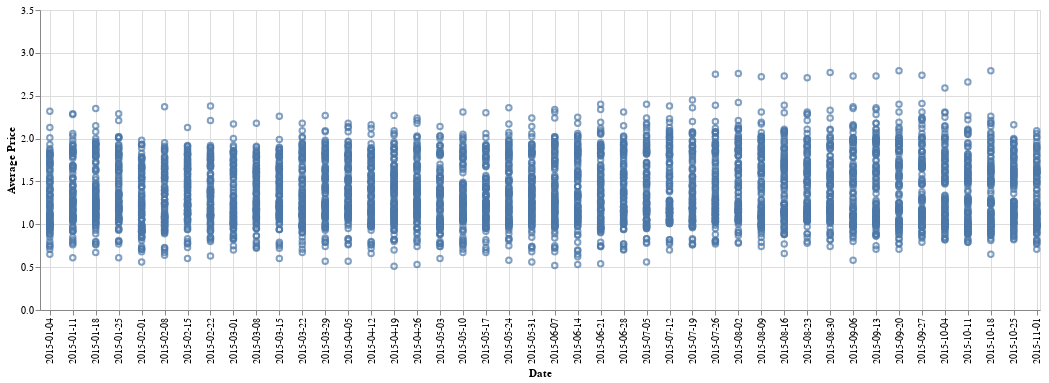

The notebook cell saved with this chart:
### Code cell
# Task 1.2

# Convert the 'Date' column to datetime
avocado_prices["Date"] = pd.to_datetime(avocado_prices["Date"])

# Define the start and end dates for the X-axis
start_date = "2015-01-01" # This is the exact date as shown in the example
end_date = "2015-11-02" # This is the exact date as shown in the example + 1 extra day

# Filter the data to include only rows within the specified date range
filtered_data = avocado_prices[
    (avocado_prices["Date"] >= start_date) & (avocado_prices["Date"] <= end_date)
]

# Create the chart with filtered data
chart = alt.Chart(filtered_data).mark_point().encode(
    x=alt.X("Date:T", title="Date", # Set the X-axis
            scale=alt.Scale(domain=[start_date, end_date]),  # Set the X-axis range
            axis=alt.Axis(format="%Y-%m-%d", labelAngle=-90)),  # Format and rotate labels
    y=alt.Y("average_price:Q", title="Average Price", # Set the Y-axis
            scale=alt.Scale(domain=[0, 3.5]))  # Average price on the Y-axis
).properties(
    width=1000  # Stretch the chart horizontally
)

# Display the chart
chart

### Figure 1 — Vega-Lite specification as saved in the notebook (floating-point values rounded to 4 significant figures; data arrays with more than 128 entries replaced by an {"elided": "..."} marker saying what was removed)
{"config": {"view": {"continuousWidth": 300, "continuousHeight": 300}}, "data": {"name": "data-967ce9021665d58cb2d2e203049c09fe"}, "mark": {"type": "point"}, "encoding": {"x": {"axis": {"format": "%Y-%m-%d", "labelAngle": -90}, "field": "Date", "scale": {"domain": ["2015-01-01", "2015-11-02"]}, "title": "Date", "type": "temporal"}, "y": {"field": "average_price", "scale": {"domain": [0, 3.5]}, "title": "Average Price", "type": "quantitative"}}, "width": 1000, "$schema": "https://vega.github.io/schema/vega-lite/v5.20.1.json", "datasets": {"data-967ce9021665d58cb2d2e203049c09fe": {"elided": "4664 records"}}}
